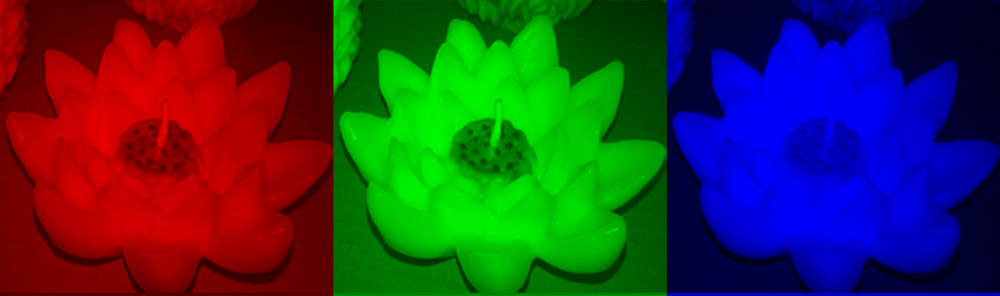
#> input picture fotoku.png, 1000 x 296 px, shrunk from 1812 x 537 before the run, given in place of fotoku.jpg, which was not available
$ python keterangan.py
#> lines starting #> are read from the running program, lines starting #| are printed output that depends on the picture
import numpy as np
import cv2
img = cv2.imread('fotoku.jpg',0)
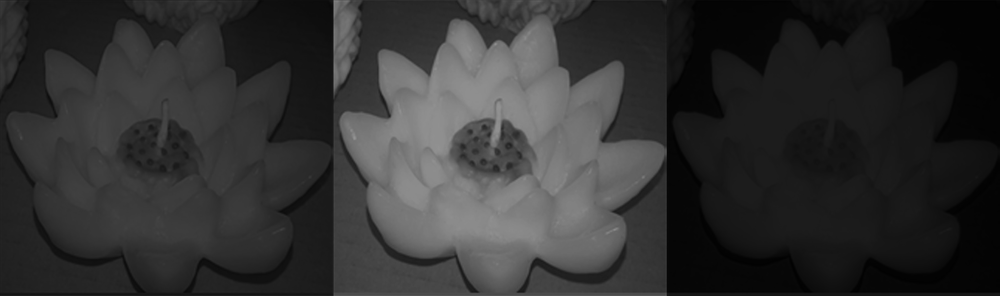
#> img: shape (296, 1000); min 1, max 147, mean 49.1
cv2.imshow('Original',img)

print(img)
#> (printed output is left out)
print("jml pixel citra :")
print(img.size)
#| 296000
print("ukuran shape :")
print(img.shape)
#| (296, 1000)
print("tinggi citra :")
print(len(img))
#| 296
print("lebar citra :")
print(len(img[1]))
#| 1000
print("Nilai pixel pada koordinat(11,21) ")
print(img[11,21])
#| 37

cv2.waitKey(0)

$ run again, with singa.jpg saved as fotoku.png
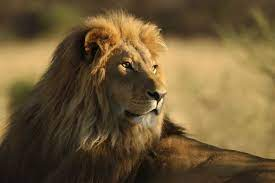
#> input picture singa.jpg, 275 x 183 px, given in place of fotoku.jpg, which was not available
#> `img = cv2.imread('fotoku.jpg',0)`:
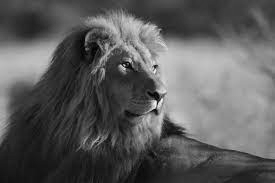
#> img: shape (183, 275); min 0, max 246, mean 91.4
#> (printed output is left out)
#| 50325
#| (183, 275)
#| 183
#| 275
#| 61
